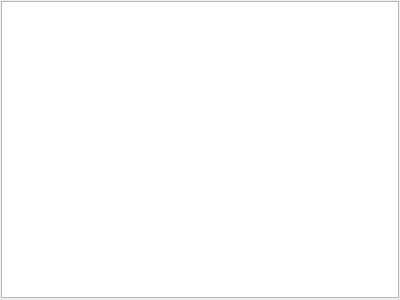
<?xml version="1.0" encoding="UTF-8"?>
<ui version="4.0">
 <class>MainLogWidget</class>
 <widget class="QWidget" name="MainLogWidget">
  <property name="geometry">
   <rect>
    <x>0</x>
    <y>0</y>
    <width>400</width>
    <height>300</height>
   </rect>
  </property>
  <property name="windowTitle">
   <string>Form</string>
  </property>
  <layout class="QHBoxLayout" name="horizontalLayout">
   <property name="leftMargin">
    <number>1</number>
   </property>
   <property name="topMargin">
    <number>1</number>
   </property>
   <property name="rightMargin">
    <number>1</number>
   </property>
   <property name="bottomMargin">
    <number>2</number>
   </property>
   <item>
    <widget class="QPlainTextEdit" name="planTextLog">
     <property name="readOnly">
      <bool>true</bool>
     </property>
     <property name="plainText">
      <string/>
     </property>
    </widget>
   </item>
  </layout>
 </widget>
 <resources/>
 <connections/>
</ui>
